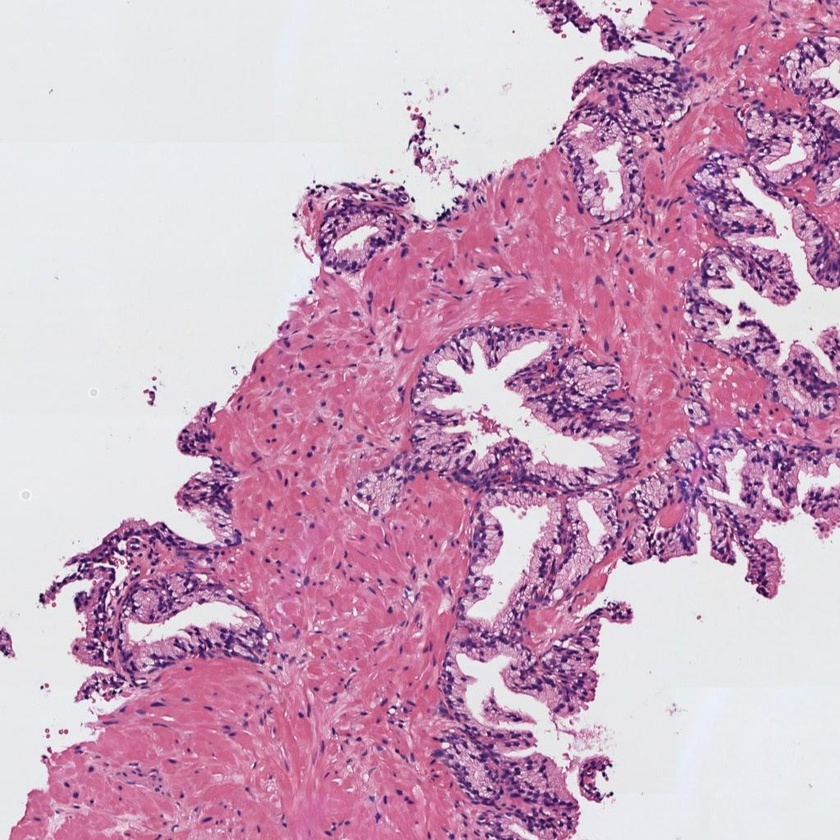
#> input picture P1/histo_1.jpg, 840 x 840 px, shrunk from 1024 x 1024 before the run
$ jupyter execute --allow-errors Actividad_C1_P1_BetancourtVictor.ipynb
#> lines starting #> are read from the running program, lines starting #| are printed output that depends on the picture; after the words box and inside, x2 and y2 are one past the last pixel; in counts of white or black regions, pixels touching at a corner belong together
---
# **05MIAR_10_A Aprendizaje Supervisado**

# **Convocatoria 1 Proyecto 1**
---

# **Máster en Inteligencia Artificial**

Curso 2023-2024. Edición Oct-2023

Profr.: **Dr. José Gabriel García Pardo**

*  [josegabriel.garciap@professor.universidadviu.es](josegabriel.garciap@professor.universidadviu.es)

Alumno: **Victor David Betancourt Leal**

*  [victor.betancourt@alumnos.viu.es](victor.betancourt@alumnos.viu.es)
*  [vbleal@gmail.com](vbleal@gmail.com)

Repositorio

*  📒 Notebook Colab: [https://drive.google.com/file/d/1u162WAUZJucSvJnNu3yVZrPJDn4FixBw/view?usp=sharing](https://drive.google.com/file/d/1u162WAUZJucSvJnNu3yVZrPJDn4FixBw/view?usp=sharing)

*  🚀 Repositorio GitHub: [https://github.com/vbleal/05MIAR.git](https://github.com/vbleal/05MIAR.git)

Fecha: 2-Feb-2024

---
## **Índice**
---

0. Carga de Imágenes
1. Transformación de Color
2. Umbralizar la Imagen
3. Limpieza de la Imagen
4. Rellenar el Fondo de la Imagen
5. Detectar Contornos
6. Cropear el Lumen
7. Extracción de Características Geométricas

- Bibliografía

---
## **Desarrollo del Proyecto**
---

#### 0) Cargar una de las imágenes histológicas

[cell 1]
# Utilizar la librería skimage.io para leer la imagen 'histo_x.jpg' en formato RGB.
# Normalizar la imagen para que los píxeles se encuentren en el rango [0, 1]
# Visualizar la imagen

[cell 2]
from skimage import io
import matplotlib.pyplot as plt

# Ruta de la imagen
path1 = 'histo_1.jpg'

# Leer la imagen en formato RGB usando skimage.io
img = io.imread(path1)
#> img is the input picture: shape (840, 840, 3); mean R, G, B 205, 166.3, 191.6

# Normalizar la imagen para que los píxeles estén en el rango [0, 1]
# No es necesario convertir a uint8, ya que skimage.io.imread devuelve un array numpy de tipo uint8
img_normalized = img / 255.0

# Visualizar la imagen
plt.imshow(img_normalized)
plt.title('Imagen original')
plt.axis('off')
plt.show()

#### 1) Realizar una transformación de color para convertir la imagen al espacio de color CMYK

[cell 3]
# Extraer la componente magenta de la imagen (que corresponde a la región tisular)
# Visualizar la imagen del canal magenta

[cell 4]
import cv2
import numpy as np
import matplotlib.pyplot as plt

# Leer la imagen en formato RGB
path1 = 'histo_1.jpg'
img_rgb = cv2.imread(path1)
img_rgb = cv2.cvtColor(img_rgb, cv2.COLOR_BGR2RGB)

# Convertir de RGB a CMYK
def rgb_to_cmyk(rgb):
    # Normalizar los valores RGB
    rgb = rgb / 255.0
    K = 1 - np.max(rgb, axis=2)
    C = (1-rgb[:,:,0]-K)/(1-K)
    M = (1-rgb[:,:,1]-K)/(1-K)
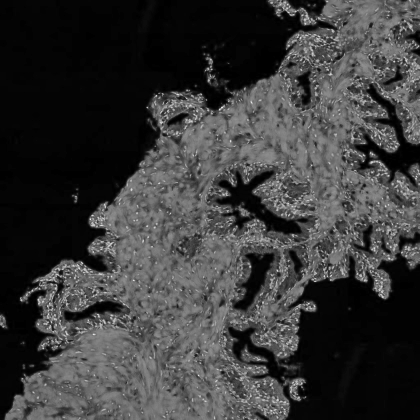
#> M: shape (840, 840) float64 (shown at 1/2 size); min 0, max 1, mean 0.229
    Y = (1-rgb[:,:,2]-K)/(1-K)
    C[np.isnan(C)] = 0
    M[np.isnan(M)] = 0
    Y[np.isnan(Y)] = 0
    K[np.isnan(K)] = 0
    return np.stack((C, M, Y, K), axis=2)
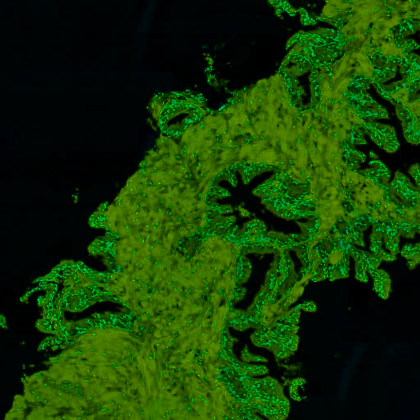
#> returned value: shape (840, 840, 4) float64 (shown at 1/2 size); mean of channels 0, 1, 2, 3 0.0122, 0.229, 0.08, 0.187; drawn as B, G, R

# Convertir imagen a CMYK
cmyk_img = rgb_to_cmyk(img_rgb)

# Extraer la componente magenta
magenta_component = cmyk_img[:,:,1]

# Visualizar la componente magenta
plt.imshow(magenta_component, cmap='magma')
plt.title('Componente Magenta')
plt.axis('off')
plt.show()

#### 2) Umbralizar la imagen para separar los píxeles del fondo de la región tisular

[cell 5]
# Aplicar un filtro gaussiano de tamaño 5x5 y después utilizar el método de Otsu de manera que
# los píxeles correspondientes al lumen y al background de la imagen sean 1s y el resto de los píxeles tengan un valor de 0.
# Nota: Recordar que el método de Otsu requiere como input una imagen en el rango [0-255] en formato "uint8".
# Visualizar la máscara resultante

[cell 6]
#import cv2
#import matplotlib.pyplot as plt

# Si 'magenta_component' ya es una imagen de un solo canal (como resultado de la extracción del canal magenta de CMYK), está bien.
# De lo contrario, debe convertirse la imagen a un canal o escala de grises antes de este paso.

# Aplicar un filtro gaussiano de tamaño 5x5
# (5x5) es el tamaño del filtro y 0 es la desviación estándar
img_gaus = cv2.GaussianBlur(magenta_component, (5, 5), 0)

# Visualizar la imagen después de aplicar el filtro gaussiano
plt.imshow(img_gaus, cmap='gray')
plt.title('Filtro Gaussiano de tamaño 5x5')
plt.axis('off')
plt.show()

[cell 7]
#import cv2
#import matplotlib.pyplot as plt

# Asegurarse de que la imagen esté en el rango [0-255] y en formato uint8
img_gaus_uint8 = (img_gaus * 255).astype('uint8')

# Aplicar el Método de Otsu
# La función cv2.threshold devuelve el valor umbral y la imagen umbralizada
# Aquí, se utiliza 255 como valor máximo para ajustarse al rango de uint8
t, mask = cv2.threshold(img_gaus_uint8, 0, 255, cv2.THRESH_BINARY + cv2.THRESH_OTSU)
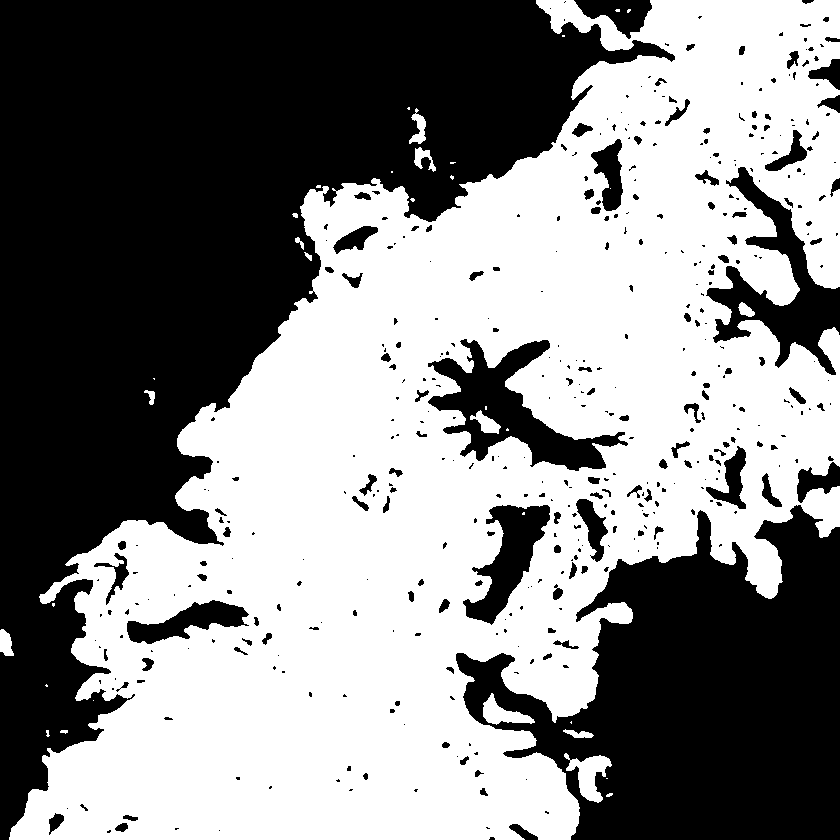
#> mask: shape (840, 840); 52.7% white; 442 black regions (296 under 20 px), largest, box (x1, y1, x2, y2) and area: (0, 0, 675, 840) 214962, (456, 505, 840, 840) 76844, (428, 339, 628, 471) 9194
#> t = 55

# Opcional: Normalizar la máscara a [0, 1] si es necesario
mask = mask / 255

# Invertir los colores en la máscara si es necesario
inverted_mask = 1 - mask

# Visualizar la máscara resultante invertida
plt.imshow(inverted_mask, cmap='gray')
plt.title('Máscara Método de Otsu')
plt.axis('off')
plt.show()

#### 3) Limpiar la imagen eliminando los artefactos de lumen (objetos blancos pequeños que no son lúmenes)

[cell 8]
# Utilizar la librería skimage.morphology.remove_small_objects para eliminar aquellos objetos cuya área sea menor a 300 píxeles
# Más información en https://scikit-image.org/docs/dev/api/skimage.morphology.html#skimage.morphology.remove_small_objects
# Visualizaer la máscara resultante

[cell 9]
from skimage import morphology
#import matplotlib.pyplot as plt

# Asegurarse de que 'inverted_mask' es de tipo booleano
bool_mask = inverted_mask.astype(bool)

# Utilizar remove_small_objects para eliminar objetos pequeños
# min_size=300 especifica el tamaño mínimo del objeto para ser conservado
filtered_mask = morphology.remove_small_objects(bool_mask, min_size=300)

# Visualizar la máscara resultante filtrada
plt.imshow(filtered_mask, cmap='gray')
plt.axis('off')
plt.title('Máscara resultante filtrada')
plt.show()

#### 4) Rellenar con 0s el fondo de la imagen para quedarnos únicamente con los lúmenes

[cell 10]
# Aplicar el algoritmo de expansión a partir de semillas (region growing) de manera que únicamente los lúmenes sean blancos
# y el resto de la imagen negra. Pista: utilizar dos semillas. Nota: Se pueden fijar las semillas de manera manual, pero
# se valorará positivamente a aquell@s que desarrollen una función para encontrarlas automáticamente.

[cell 11]
#import cv2
#import numpy as np
#import matplotlib.pyplot as plt

# Crear una copia de la imagen y convertirla a formato entero de 8 bits (uint8)
lumen_filled_mask = (filtered_mask * 255).astype(np.uint8)

# Definir una imagen negra de referencia
h, w = lumen_filled_mask.shape
ref = np.zeros((h + 2, w + 2), np.uint8)

# Se utilizan dos semillas fijadas manualmente
cv2.floodFill(lumen_filled_mask, ref, (0, 0), 0)
#> lumen_filled_mask: shape (840, 840); 15.5% white; 14 white regions, largest, box (x1, y1, x2, y2) and area: (456, 505, 840, 840) 76844, (428, 339, 628, 471) 9194, (706, 167, 840, 375) 8745
#> (the rest of this cell did not finish here and is left out)

#### 5) Rellenar los objetos de los lúmenes

[cell 12]
# Rellenar los lúmenes con la función binary_fill_holes de la librería scipy.ndimage.morphology
# Visualizar la máscara resultante

[cell 13]
import scipy.ndimage.morphology
#import matplotlib.pyplot as plt

# Asegurarse de que lumen_filled_mask es una matriz booleana
lumen_filled_mask_bool = lumen_filled_mask.astype(bool)

# Rellenar los agujeros en los objetos blancos
lumen_filled = scipy.ndimage.morphology.binary_fill_holes(lumen_filled_mask_bool)
#> lumen_filled: shape (840, 840) bool; 15.9% white; 14 white regions

# Mostrar las imágenes para comparar antes y después del relleno
plt.figure(figsize=(12, 6))  # Ajustar el tamaño de la figura

plt.subplot(1, 2, 1)
plt.imshow(lumen_filled_mask_bool, cmap='gray')
plt.title('Anterior')
plt.axis('off')

plt.subplot(1, 2, 2)
plt.imshow(lumen_filled, cmap='gray')
plt.title('Aplicando binary_fill_holes')
plt.axis('off')

plt.show()

#### 6) Detectar y dibujar los contornos de los lúmenes sobre la imagen original

[cell 14]
# Dibujar los contornos de los lúmenes en color verde sobre la imagen original RGB. Nota: Utilizar los flags necesarios
# para que los contornos en verde sean perfectamente visibles.
# Visualizar la imagen superpuesta

[cell 15]
from skimage.measure import label
#import cv2
#import matplotlib.pyplot as plt

# Asegurarse de que lumen_blanco es una matriz de enteros de 8 bits
lumen_filled_uint8 = lumen_filled.astype(np.uint8)

# Detectar contornos de los lúmenes en la máscara
contours, _ = cv2.findContours(lumen_filled_uint8, cv2.RETR_EXTERNAL, cv2.CHAIN_APPROX_SIMPLE)
#> contours = 14 contours; largest, box (x1, y1, x2, y2) and area: (456, 505, 840, 840) 77900, (428, 339, 628, 471) 9118, (706, 167, 840, 375) 8442, (463, 505, 550, 625) 4261, (127, 600, 249, 644) 2329

# Dibujar los contornos en la imagen original RGB
# Asumiendo que 'img' es la imagen original en formato RGB
contour_img = img.copy() # Crear una copia de la imagen original
cv2.drawContours(contour_img, contours, -1, (0, 255, 0), 3)  # Dibujar contornos en verde
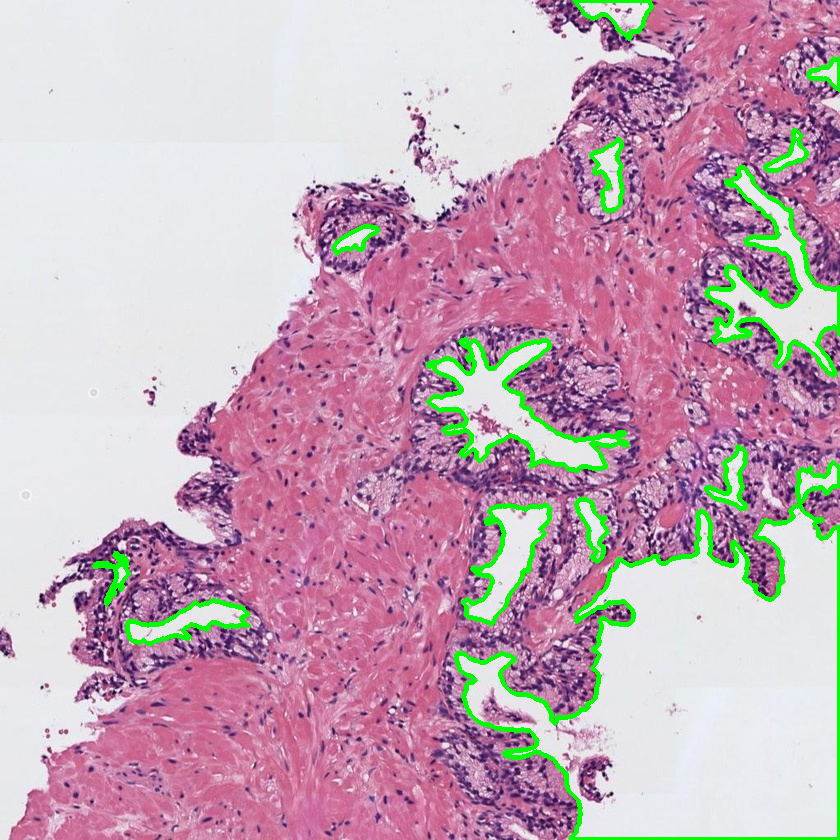
#> contour_img: shape (840, 840, 3); 3.7% of pixels changed, all inside (x1, y1, x2, y2) = (92, 0, 840, 840)

# Mostrar la imagen con los contornos dibujados
plt.imshow(contour_img)
plt.title('Contornos de los lúmenes en la imagen original')
plt.axis('off')
plt.show()

#### 7) Identificar y cropear el lumen más grande

[cell 16]
# Determinar cuál es el lumen de mayor área y hacer un crop del mismo sobre la imagen original RGB.
# Visualizar el lumen cropeado.

[cell 17]
#import cv2
#import matplotlib.pyplot as plt

# Asegurarse de que hay contornos antes de buscar el mayor
if contours:
    lumen_mayor = max(contours, key=cv2.contourArea)
#> lumen_mayor = contour of 678 points, box (x1, y1, x2, y2) (456, 505, 840, 840), area 77900

    # Obtener las coordenadas del rectángulo delimitador del contorno
    x, y, w, h = cv2.boundingRect(lumen_mayor)
#> x = 456; y = 505; w = 384; h = 335

    # Recortar la región del lumen de mayor área en la imagen original
    cropped_rgb_image = img.copy()[y:y+h, x:x+w]
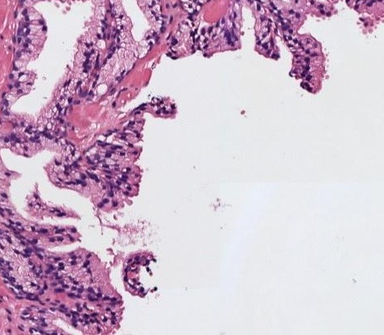
#> cropped_rgb_image: shape (335, 384, 3); mean R, G, B 207.6, 185.2, 204.9

    # Visualizar la imagen original y el recorte del lumen
    plt.figure(figsize=(10, 5))

    plt.subplot(1, 2, 1)
    plt.imshow(img)  # Asegurarse de que 'img' esté en formato RGB si se leyó con cv2.imread
    plt.title('Original')
    plt.axis('off')

    plt.subplot(1, 2, 2)
    plt.imshow(cropped_rgb_image)
    plt.title('El Lumen de Mayor Área')
    plt.axis('off')

    plt.show()
else:
    print("No se encontraron contornos.")

#### 8) Extraer 13 características geométricas que permitan caracterizar el lumen recortado

[cell 18]
# Calcular las siguientes características del crop del lumen de mayor área, redondeando su valor hasta el cuarto decimal.
# 1) Área
# 2) Área de la bounding box
# 3) Área convexa
# 4) Exentricidad
# 5) Diámetro equivalente
# 6) Extensión
# 7) Diámetro Feret
# 8) Longitud del eje mayor
# 9) Longitud del eje menor
# 10) Orientación
# 11) Perímetro
# 12) Solidez
# 13) Compacidad

[cell 19]
from skimage.measure import label, regionprops
#import numpy as np
#import matplotlib.pyplot as plt

# Asegurarse de que 'lumen_blanco' es una máscara booleana
mask = lumen_filled.astype(bool)

# Etiquetar los objetos en la máscara
lab, num = label(mask, return_num=True)
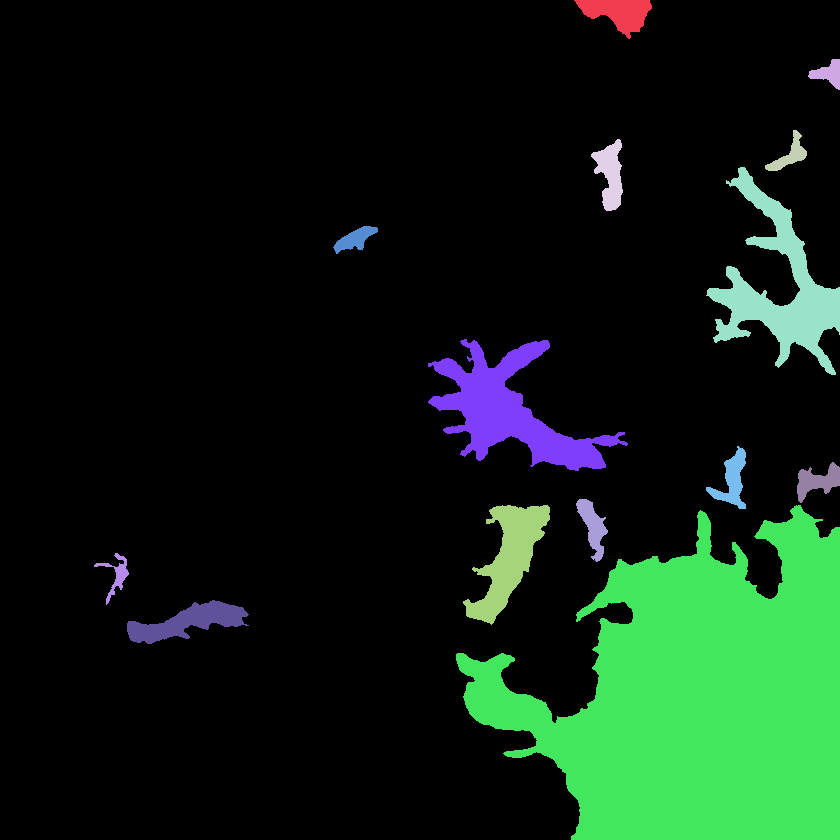
#> lab: shape (840, 840) int32; 15 distinct labels, from 0 to 14; one colour per label, 0 black
#> num = 14

# Calcular propiedades para todos los objetos etiquetados
props = regionprops(lab)
#> props = 14 regions; largest, box (x1, y1, x2, y2) and area: (456, 505, 840, 840) 78833, (428, 339, 628, 471) 9548, (706, 167, 840, 375) 8896, (463, 505, 550, 625) 4456, (127, 600, 249, 644) 2477

# Encontrar el objeto con mayor área (el lumen mayor)
lumen_mayor = max(props, key=lambda x: x.area)

# Crear una máscara para el lumen de mayor área
lumen_mayor_mask = lab == lumen_mayor.label
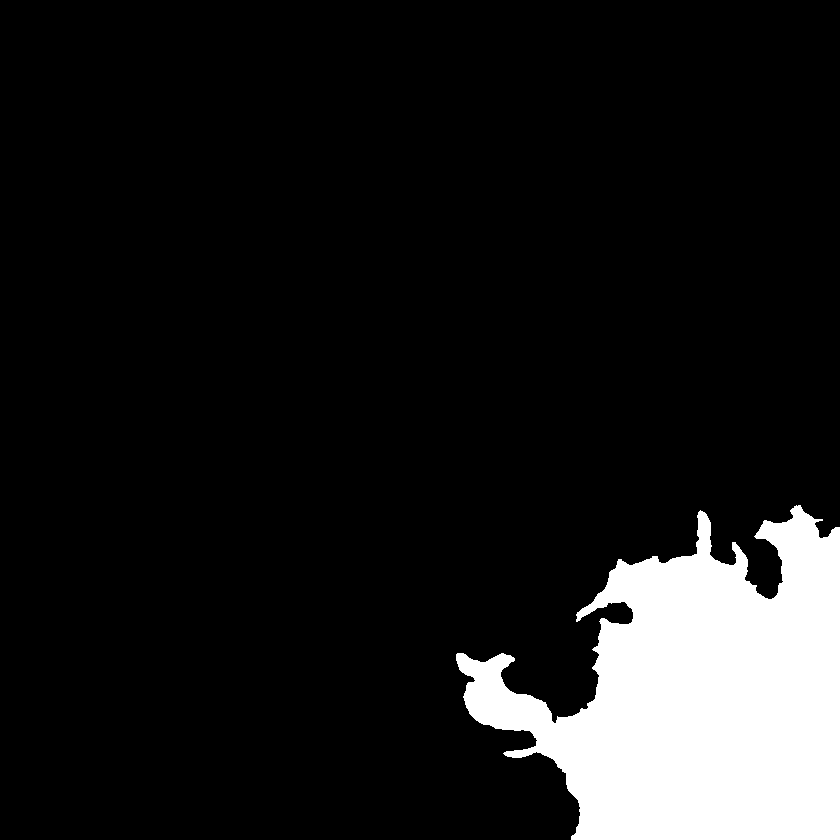
#> lumen_mayor_mask: shape (840, 840) bool; 11.2% white; 1 white region, box (x1, y1, x2, y2) and area: (456, 505, 840, 840) 78833

print('Número de Objetos: ', num)
#| Número de Objetos:  14
print('\n')
print('Visualización del Lumen de Mayor Área: ')

# Visualizar el lumen de mayor área
plt.imshow(lumen_mayor_mask, cmap='gray')
plt.title('Lumen de Mayor Área')
plt.axis('off')
plt.show()

[cell 20]
#from skimage.measure import label, regionprops
#import numpy as np
#import matplotlib.pyplot as plt
from tabulate import tabulate
import math

# Asegurarse de que 'lumen_blanco' es una máscara booleana
mask = lumen_filled.astype(bool)

# Etiquetar los objetos en la máscara
lab, num = label(mask, return_num=True)

# Calcular propiedades para el lumen de mayor área
props = regionprops(lab)

# Encontrar el objeto con mayor área (el lumen mayor)
lumen_mayor = max(props, key=lambda x: x.area)

# Preparar los datos para tabular
caracteristicas = [
    ("Área", np.round(lumen_mayor.area, 4)),
    ("Área de la bounding box", np.round(lumen_mayor.bbox_area, 4)),
    ("Área convexa", np.round(lumen_mayor.convex_area, 4)),
    ("Excentricidad", np.round(lumen_mayor.eccentricity, 4)),
    ("Diámetro equivalente", np.round(lumen_mayor.equivalent_diameter, 4)),
    ("Extensión", np.round(lumen_mayor.extent, 4)),
    ("Longitud del eje mayor", np.round(lumen_mayor.major_axis_length, 4)),
    ("Longitud del eje menor", np.round(lumen_mayor.minor_axis_length, 4)),
    ("Orientación", np.round(lumen_mayor.orientation, 4)),
    ("Perímetro", np.round(lumen_mayor.perimeter, 4)),
    ("Solidez", np.round(lumen_mayor.solidity, 4)),
    ("Compacidad", np.round((4 * math.pi * lumen_mayor.area) / (lumen_mayor.perimeter ** 2), 4)),
    ("Rectangularidad", np.round(lumen_mayor.area / lumen_mayor.bbox_area, 4)),
    ("Diámetro Feret", np.round(lumen_mayor.feret_diameter_max, 4))
]
#> caracteristicas = 14 items, first 6: ('Área', 78833), ('Área de la bounding box', 128640), ('Área convexa', 100745), ('Excentricidad', 0.522), ('Diámetro equivalente', 316.8), ('Extensión', 0.613)

# Presentar las características en una tabla
print(tabulate(caracteristicas, headers=["Característica", "Valor"]))
#> (printed output is left out)
